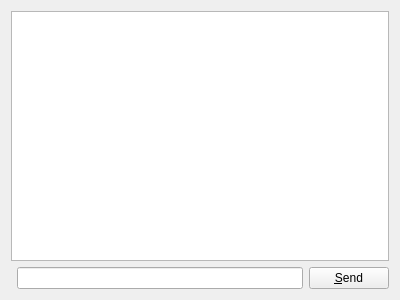
<?xml version="1.0" encoding="UTF-8"?>
<ui version="4.0">
 <class>Server</class>
 <widget class="QWidget" name="Server">
  <property name="geometry">
   <rect>
    <x>0</x>
    <y>0</y>
    <width>400</width>
    <height>300</height>
   </rect>
  </property>
  <property name="windowTitle">
   <string>Server</string>
  </property>
  <layout class="QGridLayout" name="gridLayout">
   <item row="1" column="2">
    <widget class="QPushButton" name="sendBtn">
     <property name="text">
      <string>&amp;Send</string>
     </property>
    </widget>
   </item>
   <item row="0" column="0" colspan="3">
    <widget class="QTextEdit" name="recordTextEdit"/>
   </item>
   <item row="1" column="1">
    <widget class="QLineEdit" name="msgLineEdit"/>
   </item>
  </layout>
 </widget>
 <layoutdefault spacing="6" margin="11"/>
 <resources/>
 <connections/>
</ui>
